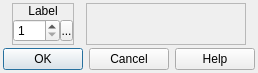
<?xml version="1.0" encoding="UTF-8"?>
<ui version="4.0">
 <class>ConfigureEvent_Label</class>
 <widget class="QDialog" name="ConfigureEvent_Label">
  <property name="geometry">
   <rect>
    <x>0</x>
    <y>0</y>
    <width>251</width>
    <height>73</height>
   </rect>
  </property>
  <property name="windowTitle">
   <string>Label</string>
  </property>
  <property name="windowIcon">
   <iconset resource="gui_icons.qrc">
    <normaloff>:/icons/openrpgmaker.png</normaloff>:/icons/openrpgmaker.png</iconset>
  </property>
  <property name="styleSheet">
   <string notr="true">.QFrame
{
	border-width: 1px;
	border-style: solid;
	border-color: palette(window-text);
}

.QFrame&gt;QLabel
{
	border-width: 0px;
	background-color: palette(window-text);
	color: palette(window);
	font-weight: bold;
}

.QFrame&gt;QCheckBox
{
	background-color: palette(window-text);
	border-width: 0px;
	border-style: none;
	color: palette(window);
	spacing: 3px;
	font-weight: bold;
	padding: 0px 0px 0px 3px;
}

.QFrame&gt;QCheckBox::indicator
{
	min-width: 8px;
	max-width: 8px;
	min-height: 8px;
	max-height: 8px;
	width: 8px;
	height: 8px;
	border-width: 2px;
	border-radius: 0px;
	border-style: ridge;
	border-color: palette(mid);
}

.QFrame&gt;QCheckBox::indicator:unchecked
{
	background-color: palette(base);
}

.QFrame&gt;QCheckBox::indicator:checked
{
	background-color: palette(window-text);
}

.QFrame&gt;QCheckBox::indicator:hover
{
	border-color: palette(highlight);
}</string>
  </property>
  <layout class="QVBoxLayout" name="verticalLayout_2">
   <property name="spacing">
    <number>3</number>
   </property>
   <property name="margin">
    <number>3</number>
   </property>
   <item>
    <widget class="QWidget" name="widget_2" native="true">
     <layout class="QHBoxLayout" name="horizontalLayout_2">
      <property name="spacing">
       <number>3</number>
      </property>
      <property name="margin">
       <number>0</number>
      </property>
      <item>
       <widget class="QFrame" name="frame">
        <property name="sizePolicy">
         <sizepolicy hsizetype="Fixed" vsizetype="Preferred">
          <horstretch>0</horstretch>
          <verstretch>0</verstretch>
         </sizepolicy>
        </property>
        <property name="frameShape">
         <enum>QFrame::StyledPanel</enum>
        </property>
        <property name="frameShadow">
         <enum>QFrame::Raised</enum>
        </property>
        <layout class="QVBoxLayout" name="verticalLayout">
         <property name="spacing">
          <number>0</number>
         </property>
         <property name="margin">
          <number>0</number>
         </property>
         <item>
          <widget class="QLabel" name="label">
           <property name="sizePolicy">
            <sizepolicy hsizetype="Preferred" vsizetype="Fixed">
             <horstretch>0</horstretch>
             <verstretch>0</verstretch>
            </sizepolicy>
           </property>
           <property name="text">
            <string>Label</string>
           </property>
           <property name="alignment">
            <set>Qt::AlignCenter</set>
           </property>
          </widget>
         </item>
         <item>
          <widget class="QWidget" name="widget" native="true">
           <layout class="QHBoxLayout" name="horizontalLayout">
            <property name="spacing">
             <number>0</number>
            </property>
            <property name="margin">
             <number>0</number>
            </property>
            <item>
             <widget class="QSpinBox" name="sbLabel">
              <property name="sizePolicy">
               <sizepolicy hsizetype="Preferred" vsizetype="Fixed">
                <horstretch>0</horstretch>
                <verstretch>0</verstretch>
               </sizepolicy>
              </property>
              <property name="accelerated">
               <bool>true</bool>
              </property>
              <property name="minimum">
               <number>1</number>
              </property>
              <property name="maximum">
               <number>100</number>
              </property>
             </widget>
            </item>
            <item>
             <widget class="SpinBoxSideButton" name="bLabelSideButton">
              <property name="minimumSize">
               <size>
                <width>13</width>
                <height>21</height>
               </size>
              </property>
              <property name="maximumSize">
               <size>
                <width>13</width>
                <height>21</height>
               </size>
              </property>
              <property name="text">
               <string>...</string>
              </property>
              <property name="icon">
               <iconset resource="gui_icons.qrc">
                <normaloff>:/icons/spinBoxSideButton.png</normaloff>:/icons/spinBoxSideButton.png</iconset>
              </property>
              <property name="iconSize">
               <size>
                <width>8</width>
                <height>16</height>
               </size>
              </property>
             </widget>
            </item>
           </layout>
          </widget>
         </item>
        </layout>
       </widget>
      </item>
      <item>
       <widget class="QFrame" name="frame_2">
        <property name="minimumSize">
         <size>
          <width>160</width>
          <height>0</height>
         </size>
        </property>
        <property name="maximumSize">
         <size>
          <width>160</width>
          <height>16777215</height>
         </size>
        </property>
        <property name="frameShape">
         <enum>QFrame::StyledPanel</enum>
        </property>
        <property name="frameShadow">
         <enum>QFrame::Raised</enum>
        </property>
       </widget>
      </item>
     </layout>
    </widget>
   </item>
   <item>
    <widget class="QDialogButtonBox" name="buttonBox">
     <property name="orientation">
      <enum>Qt::Horizontal</enum>
     </property>
     <property name="standardButtons">
      <set>QDialogButtonBox::Cancel|QDialogButtonBox::Help|QDialogButtonBox::Ok</set>
     </property>
    </widget>
   </item>
  </layout>
 </widget>
 <customwidgets>
  <customwidget>
   <class>SpinBoxSideButton</class>
   <extends>QToolButton</extends>
   <header>spinboxsidebutton.h</header>
  </customwidget>
 </customwidgets>
 <resources>
  <include location="gui_icons.qrc"/>
 </resources>
 <connections>
  <connection>
   <sender>buttonBox</sender>
   <signal>accepted()</signal>
   <receiver>ConfigureEvent_Label</receiver>
   <slot>accept()</slot>
   <hints>
    <hint type="sourcelabel">
     <x>248</x>
     <y>254</y>
    </hint>
    <hint type="destinationlabel">
     <x>157</x>
     <y>274</y>
    </hint>
   </hints>
  </connection>
  <connection>
   <sender>buttonBox</sender>
   <signal>rejected()</signal>
   <receiver>ConfigureEvent_Label</receiver>
   <slot>reject()</slot>
   <hints>
    <hint type="sourcelabel">
     <x>316</x>
     <y>260</y>
    </hint>
    <hint type="destinationlabel">
     <x>286</x>
     <y>274</y>
    </hint>
   </hints>
  </connection>
 </connections>
</ui>
